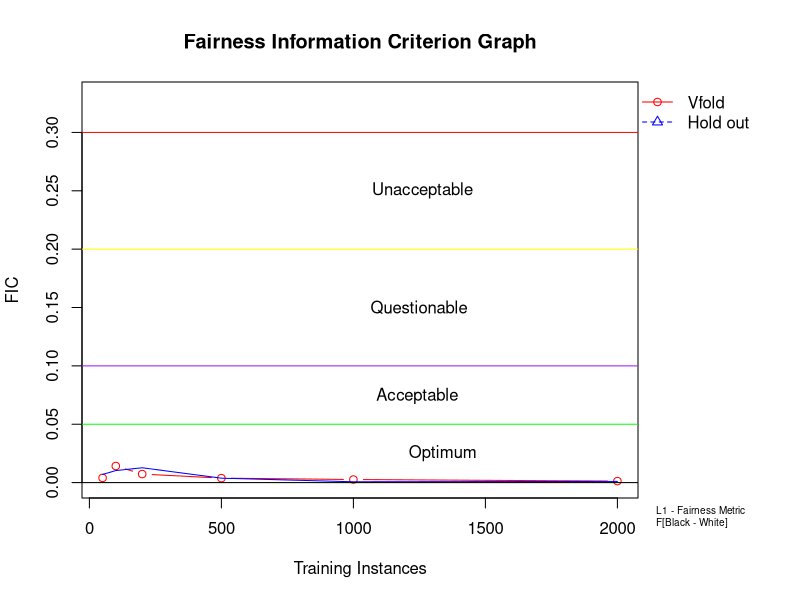
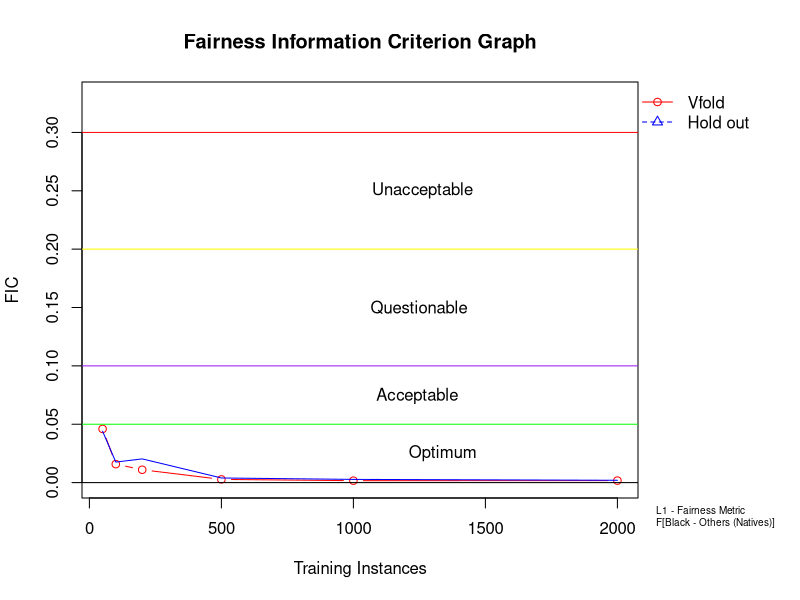
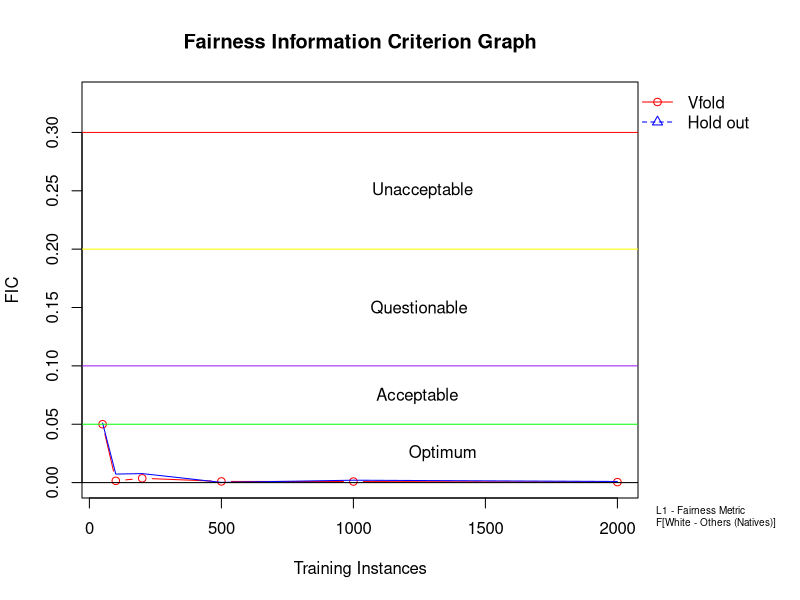

Source code (R) for these figures, in order:
x = c(50,100,200,500,1000,2000)

#+++B-W
#CfCV = c(0.046,0.0381,0.0266,0.0292,0.00149,0.00257)
Vfold = c(0.004,0.0142,0.0073,0.00382,0.00263,0.00127)
#DSGCV = c(0.006,0.0269,0.0309,0.0270,0.00474,0.00178)
Hold = c(0.007,0.0103,0.0127,0.00377,0.0007,0.00101)


#++++
par(oma=c(0, 0, 0, 6))
plot(x,Vfold, type="b", col="red", lwd=1, pch=1, xlab="Training Instances", ylab="FIC", 
ylim=range(0,0.33), main = 'Fairness Information Criterion Graph')
#lines(x, Vfold, type="o", col="red", lwd=1, pch=2)
#lines(x, DSGCV, type="c", col="blue", lwd=1, pch=3)
lines(x, Hold, type="l", col="blue", lwd=1, pch=4)
legend(par('usr')[2], par('usr')[4], bty='n', xpd=NA,
       c("Vfold","Hold out"),
col = c("red","blue"), pch=c(1, 2), lty=c(1,2))
abline(h=0, col="black")
abline(h=0.05, col="green")
abline(h=0.10, col="purple")
abline(h=0.2, col="yellow")
abline(h=0.3, col="red")
abline(h=0.4, col="red")
text(-1, 0.025, "Optimum",adj = -4.7)
text(-1, 0.074, "Acceptable",adj = -3.5)
text(-1, 0.15, "Questionable",adj = -2.9)
text(-1, 0.25, "Unacceptable",adj = -2.8)

legend(par('usr')[2], par('usr')[3.8], bty='n', xpd=NA,
c("L1 - Fairness Metric", "F[Black - White]"),
cex = 0.60)

###################################################################

#+++B-N
#CfCV = c(0.004,0.0005,0.0076,0.0177,0.00361,0.00251)
Vfold = c(0.046,0.0158,0.011,0.00274,0.00165,0.00169)
#DSGCV = c(0.056,0.002,0.008,0.01420,0.00054,0.00157)
Hold = c(0.044,0.0176,0.0203,0.00395,0.00274,0.00198)

#++++
par(oma=c(0, 0, 0, 6))
plot(x,Vfold, type="b", col="red", lwd=1, pch=1, xlab="Training Instances", ylab="FIC", 
ylim=range(0,0.33), main = 'Fairness Information Criterion Graph')
#lines(x, Vfold, type="o", col="red", lwd=1, pch=2)
#lines(x, DSGCV, type="c", col="blue", lwd=1, pch=3)
lines(x, Hold, type="l", col="blue", lwd=1, pch=4)
legend(par('usr')[2], par('usr')[4], bty='n', xpd=NA,
       c("Vfold","Hold out"),
col = c("red","blue"), pch=c(1, 2), lty=c(1,2))
abline(h=0, col="black")
abline(h=0.05, col="green")
abline(h=0.10, col="purple")
abline(h=0.2, col="yellow")
abline(h=0.3, col="red")
abline(h=0.4, col="red")
text(-1, 0.025, "Optimum",adj = -4.7)
text(-1, 0.074, "Acceptable",adj = -3.5)
text(-1, 0.15, "Questionable",adj = -2.9)
text(-1, 0.25, "Unacceptable",adj = -2.8)

legend(par('usr')[2], par('usr')[3.8], bty='n', xpd=NA,
c("L1 - Fairness Metric", "F[Black - Others (Natives)]"),
cex = 0.60)

###################################################################

#+++W-N
#CfCV = c(0.050,0.0386,0.019,0.0115,0.00510,0.0000)
Vfold = c(0.050,0.0015,0.0037,0.0010,0.0009,0.0004)
#DSGCV = c(0.063,0.0289,0.0229,0.0128,0.0053,0.00022)
Hold = c(0.051,0.0073,0.0077,0.00018,0.00204,0.00097)


#++++
par(oma=c(0, 0, 0, 6))
plot(x,Vfold, type="b", col="red", lwd=1, pch=1, xlab="Training Instances", ylab="FIC", 
ylim=range(0,0.33), main = 'Fairness Information Criterion Graph')
#lines(x, Vfold, type="o", col="red", lwd=1, pch=2)
#lines(x, DSGCV, type="c", col="blue", lwd=1, pch=3)
lines(x, Hold, type="l", col="blue", lwd=1, pch=4)
legend(par('usr')[2], par('usr')[4], bty='n', xpd=NA,
       c("Vfold","Hold out"),
col = c("red","blue"), pch=c(1, 2), lty=c(1,2))
abline(h=0, col="black")
abline(h=0.05, col="green")
abline(h=0.10, col="purple")
abline(h=0.2, col="yellow")
abline(h=0.3, col="red")
abline(h=0.4, col="red")
text(-1, 0.025, "Optimum",adj = -4.7)
text(-1, 0.074, "Acceptable",adj = -3.5)
text(-1, 0.15, "Questionable",adj = -2.9)
text(-1, 0.25, "Unacceptable",adj = -2.8)

legend(par('usr')[2], par('usr')[3.8], bty='n', xpd=NA,
c("L1 - Fairness Metric", "F[White - Others (Natives)]"),
cex = 0.60)
